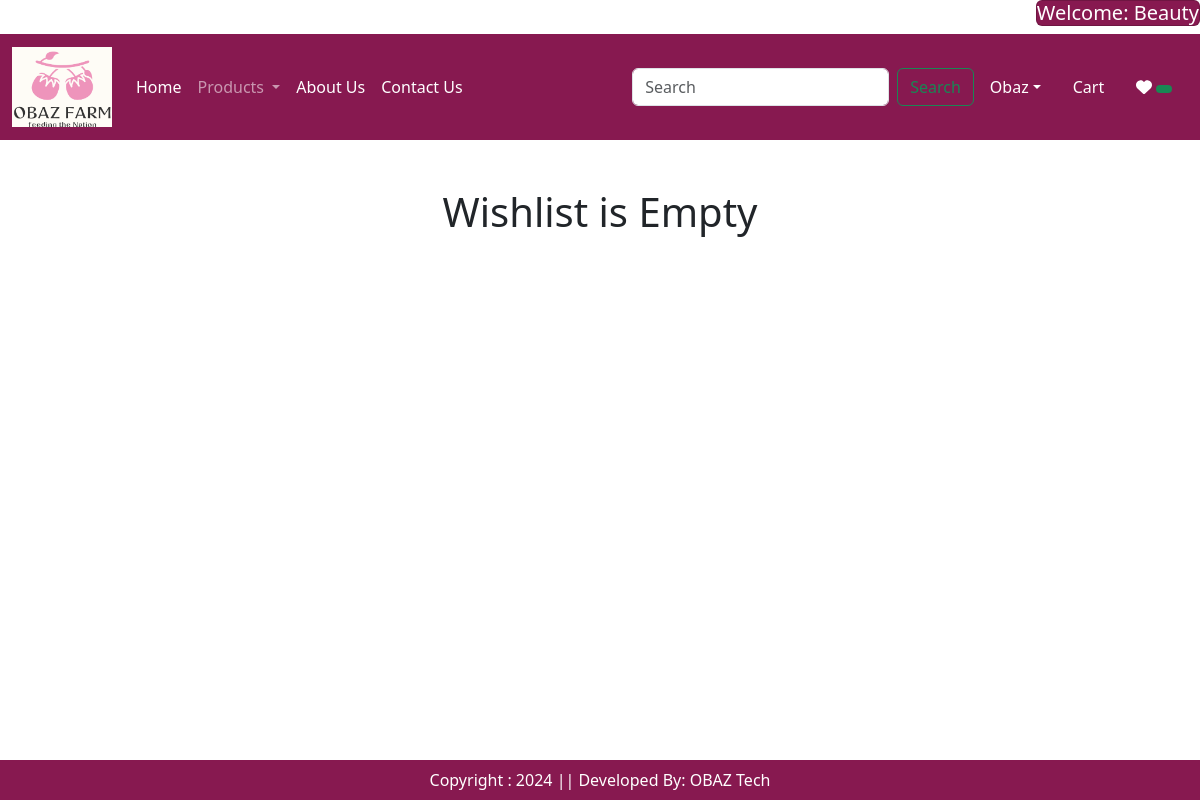
The app's page /wishlist/ (signed in), older data.
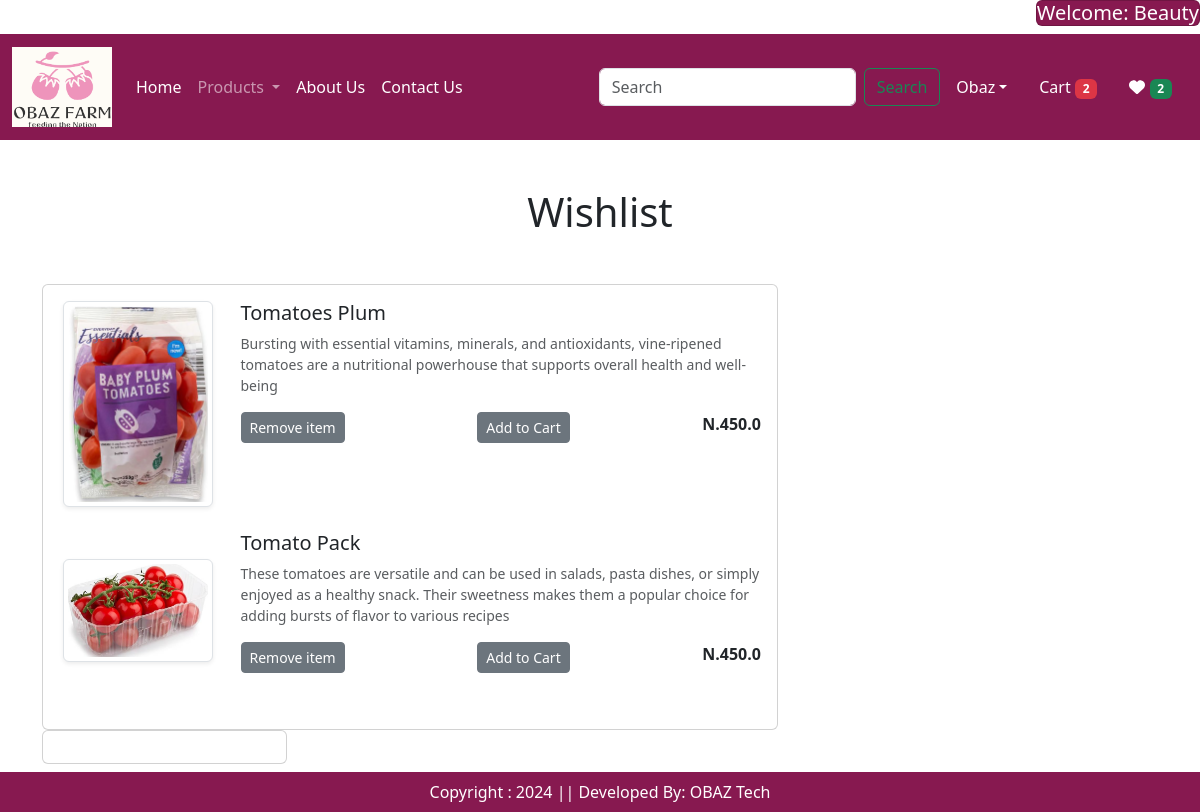
The same page, newer data.
### app/models.py (models this page shows)
class Wishlist(models.Model):
    user = models.ForeignKey(User, on_delete=models.CASCADE)
    product = models.ForeignKey(Product, on_delete = models.CASCADE)

class Product(models.Model):
    title = models.CharField(max_length = 100)
    selling_price = models.FloatField()
    discounted_price = models.FloatField()
    description = models.TextField()
    composition = models.TextField(default = '')
    prodapp = models.TextField(default = '')
    category = models.CharField(choices = CATEGORY_CHOICES, max_length = 2)
    product_image = models.ImageField(upload_to = 'product')
    def __str__(self):
        return self.title

### app/views.py (the view)
# urls.py: path('wishlist/', views.show_wish, name = 'wishlist'),
def show_wish(request):
    totalitem = get_total_cart_items(request)
    wishtotalitem = get_total_wish_items(request)
    user = request.user
    wishlist = Wishlist.objects.filter(user = user)
    for p in wishlist:
        print(p.user)
        print(p.product)
    amount = 0
    totalamount = amount + 40
    return render(request, 'app/wishlist.html', locals())

### app/views.py (called while the page is built)
def get_total_cart_items(request):
    totalitem = 0
    if request.user.is_authenticated:
        totalitem = len(Cart.objects.filter(user = request.user))
    return totalitem

def get_total_wish_items(request):
    wishtotalitem = 0
    if request.user.is_authenticated:
        wishtotalitem = len(Wishlist.objects.filter(user = request.user))
    return wishtotalitem

### app/templates/app/wishlist.html (shortened to what this page needs)
{% extends 'app/base.html' %}
{% load static %}
{% block main-content %}
<div class="container my-5">
<div class = "row">
{% if wishlist %}
<h1 class="text-center mb-5">Wishlist</h1>
<div class = "col-sm-8">
<div class = "card">
<div class = "card-body">
{% for item in wishlist %}
<div class = "row">
<div class = "col-sm-3 text-center align-self-center"><img src = "{{item.product.product_image.url}}" alt = "" srcset = ""
class = "img-fluid img-thumbnail shadow-sm" height = "150" width = "150"></div>
<div class = "col-sm-9">
<h5>{{item.product.title}}</h5>
<p class = "mb-2 text-muted small">{{item.product.description}}</p>
<div class = "my-3">
<div class = "d-flex justify-content-between">
<a href = "#" class = "remove-wishlist btn btn-sm btn-secondary mr-1" pid = {{item.product.id}}>Remove item</a>
<a href = "#" class = "add-cart btn btn-sm btn-secondary mr-3" pid = {{item.product.id}}>Add to Cart</a>
<p class = "mb-0"><span><strong> N.{{item.product.discounted_price}}</strong></span></p>
</div>
</div>
</div>
</div>
<br class = "text-muted">
{% endfor %}
</div>
</div>
<div class = "col-sm-4">
<div class = "card">
<div class = "card-body">
{% else %}
<h1 class = "text-center mb-5">Wishlist is Empty</h1>
{% endif %}
</div>
</div>
</div>
{% endblock main-content %}

### app/templates/app/base.html (shortened to what this page needs)
<!DOCTYPE html>
{% load static %}
<html lang="en">
<head>
    <link href = "https://cdn.jsdelivr.net/npm/bootstrap@5.3.3/dist/css/bootstrap.min.css" rel = "stylesheet"
    />
    <link href="https://cdn.jsdelivr.net/npm/bootstrap-icons/font/bootstrap-icons.css" rel="stylesheet"/>
    <link rel = "stylesheet" href = "{% static 'app/css/owl.carousel.min.css' %}" />
    <link rel = "stylesheet" href = "{% static 'app/css/all.min.css' %}" />
     <link rel = "stylesheet" href = "{% static 'app/css/style.css' %}" />
</head>
<body>
<div class = "row">
<div class = "col-sm-12">
 <div class ="float-end">
 <h5 style = "color: black;">{% if request.user.is_authenticated %}  <span class = "text-capitalize card  text-white" style = "background-color: rgb(135 25 80)"> Welcome: {{request.user}} {% endif %}</span></h5>
     </div>
     </div>
  <div class = "col-sm-12">
<nav class="navbar navbar-expand-lg navbar-dark">
  <div class="container-fluid">
    <a class="navbar-brand" href="{% url 'home' %}"><img src = "{% static "app/images/company_logo.png" %}" width = "100" height = "80"/></a>
    <div class="collapse navbar-collapse" id="navbarSupportedContent">
      <ul class="navbar-nav me-auto mb-2 mb-lg-0">
      {% if request.user.is_authenticated %}
        <li class="nav-item">
          <a class="nav-link active" aria-current="page" href="{% url 'home' %}">Home</a>
        </li>
        <li class="nav-item dropdown">
          <a class="nav-link dropdown-toggle" href="#" role="button" data-bs-toggle="dropdown" aria-expanded="false">
            Products
          </a>
        </li>
       <li class="nav-item">
          <a class="nav-link text-white" href="{% url 'about' %}">About Us</a>
        </li>
        <li class="nav-item">
          <a class="nav-link text-white" href="{% url 'contact' %}">Contact Us</a>
        </li>
      </ul>
      <form class="d-flex" role="search">
        <input class="form-control me-2" type="search" placeholder="Search" aria-label="Search">
        <button class="btn btn-outline-success" type="submit">Search</button>
      </form>
    </div>
    <ul class = "navbar-nav me-auto mb-2 mb-lg-0">
    <li class = "nav-item dropdown mx-2">
    <a class = "nav-link dropdown-toggle text-white" href = "#"
    id = "profileDropdown" role = "button" data-bs-toggle = "dropdown"
    aria-expanded = "false">Obaz</a>
    </li>
    <li class = "nav-item mx-2">
        <a href = "{% url 'showcart' %}"  id = "eml" class = "nav-link text-white">Cart <span class = "badge bg-danger">{% if totalitem > 0 %} {{totalitem}} {% endif %}</span></a>
    </li>
    <li class = "nav-item mx-2">
        <a href = "{% url 'wishlist' %}" id = "wish" class = "nav-link text-white"> <span> <i class ="fa fa-heart"></i></span>
        <span class ="badge bg-success" > {% if wishtotalitem > 0 %} {{wishtotalitem}} {% endif %}
          </span> </a>
    </li>
    {% endif %}
    </ul>
  </div>
  </div>
</div>
{% block main-content %}{% endblock main-content %}
<footer class = "container-fluid fixed-bottom text-white text-center p-2 mt-5">
Copyright : 2024 || Developed By: OBAZ Tech
</footer>
</body>
</html>

### app/static/app/css/style.css (style rules this page uses)
.navbar { background-color: rgb(135 25 80) !important; }
footer { background-color: rgb(135 25 80) !important; }

Row changes from the older to the newer data that the page shows:
added Wishlist: product.product_image (picture), product "Tomatoes Plum", product.description "Bursting with essential vitamins, minerals, and antioxidants, vine-ripened tomatoes are a nutritional powerhouse that supports overall health and well-being", product.discounted_price "450.0"
added Wishlist: product.product_image (picture), product "Tomato Pack", product.description "These tomatoes are versatile and can be used in salads, pasta dishes, or simply enjoyed as a healthy snack. Their sweetness makes them a popular choice for adding bursts of flavor to various recipes", product.discounted_price "450.0"
Text that changed along with them:
{{ totalitem }}: (not shown) → "2"
{{ wishtotalitem }}: (not shown) → "2"
text no longer shown: "Wishlist is Empty"
text now shown: "Wishlist"
